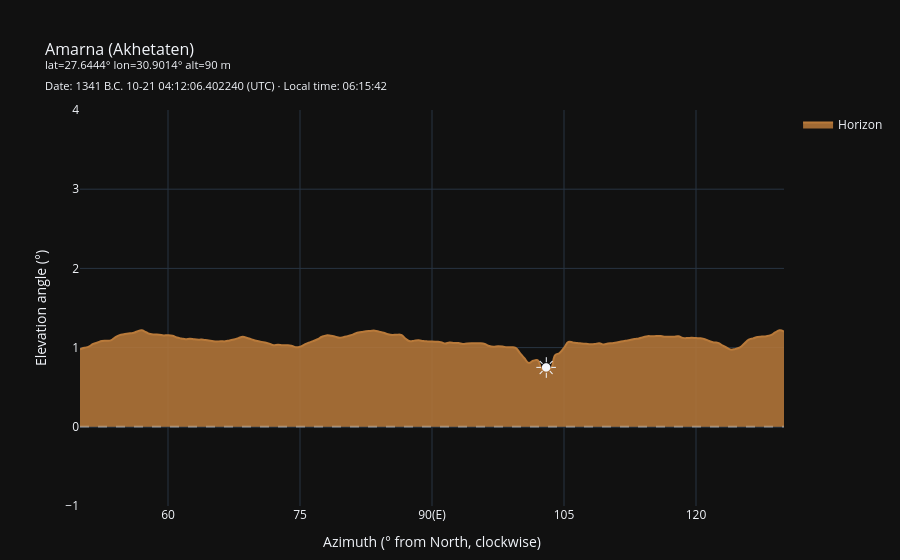

Write notebook code for a chart like this one.
### Markdown cell above
The terrain correction shifts the sunrise by a few minutes because the Sun must climb above the wadi walls before it becomes visible.

Finally, we can plot the sky at the horizon-corrected sunrise moment, showing the Sun emerging from the Royal Wadi:

### Code cell
fig = site.horizon.plot_horizon(
    at=mtime_rise_hor,
    az_center=90,
    az_delta=40,
    elev_view=4,
    mag_limit=-1,
    show_constellation_lines=False,
    show_star_names=False,
    show_planets=['Sun'],
)

### Figure 1 — Plotly figure (JSON) as saved in the notebook; plotly's stock layout.template omitted (floating-point values rounded to 4 significant figures; data arrays with more than 128 entries replaced by an {"elided": "..."} marker saying what was removed)
{"data": [{"hoverinfo": "text", "hovertext": [], "marker": {"cmax": 1.2, "cmin": -0.4, "color": [], "colorscale": [[0.0, "rgb(103,0,31)"], [0.1, "rgb(178,24,43)"], [0.2, "rgb(214,96,77)"], [0.3, "rgb(244,165,130)"], [0.4, "rgb(253,219,199)"], [0.5, "rgb(247,247,247)"], [0.6, "rgb(209,229,240)"], [0.7, "rgb(146,197,222)"], [0.8, "rgb(67,147,195)"], [0.9, "rgb(33,102,172)"], [1.0, "rgb(5,48,97)"]], "line": {"width": 0}, "reversescale": true, "size": []}, "mode": "markers", "name": "Stars", "showlegend": false, "text": [], "textfont": {"color": "rgba(255,255,255,0.7)", "size": 10}, "textposition": "top center", "type": "scatter", "x": [], "y": []}, {"customdata": {"elided": "161x2 float values"}, "fill": "tozeroy", "fillcolor": "rgba(185,122,58,0.85)", "hovertemplate": "<b>Azimuth</b>: %{customdata[0]:.2f}°<br><b>Elevation</b>: %{y:.2f}°<br><b>Distance</b>: %{customdata[1]:.1f} km<extra></extra>", "line": {"color": "#b97a3a", "shape": "spline", "smoothing": 1.3, "width": 2}, "mode": "lines", "name": "Horizon", "type": "scatter", "x": {"elided": "161 float values"}, "y": {"elided": "161 float values"}}, {"hoverinfo": "text", "hovertext": ["Sun<br>Az: 102.9°<br>Alt: 0.7°"], "mode": "text", "name": "Sun", "showlegend": false, "text": ["☀️"], "textfont": {"size": 24}, "textposition": "middle center", "type": "scatter", "x": [102.9], "y": [0.7484]}], "layout": {"hovermode": "x unified", "margin": {"b": 50, "t": 110}, "shapes": [{"line": {"color": "rgba(255,255,255,0.3)", "dash": "dash"}, "type": "line", "x0": 0, "x1": 1, "xref": "x domain", "y0": 0, "y1": 0, "yref": "y"}], "title": {"font": {"size": 16}, "text": "Amarna (Akhetaten)<br><sup>lat=27.6444° lon=30.9014° alt=90 m<br>Date: 1341 B.C. 10-21 04:12:06.402240 (UTC) · Local time: 06:15:42</sup>"}, "xaxis": {"range": [50, 130], "tickmode": "array", "ticktext": ["60", "75", "90(E)", "105", "120"], "tickvals": [60, 75, 90, 105, 120], "title": {"text": "Azimuth (° from North, clockwise)"}}, "yaxis": {"range": [-1, 4], "title": {"text": "Elevation angle (°)"}}}}
